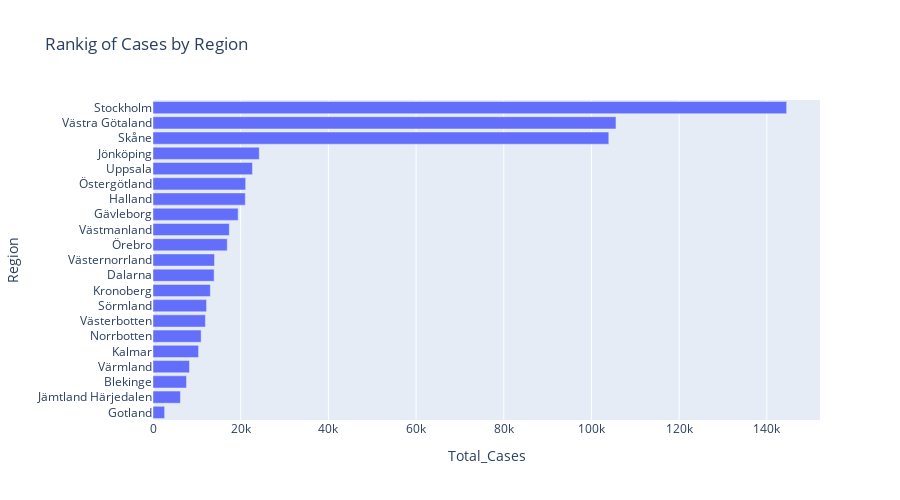
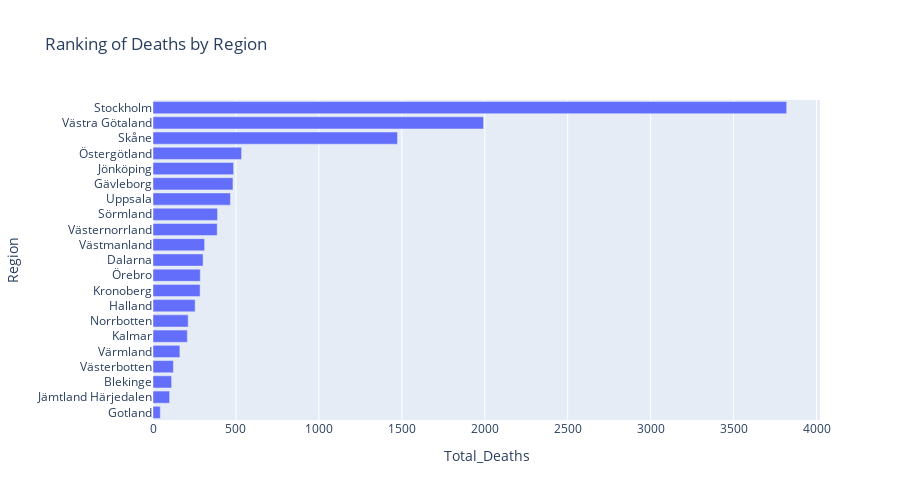
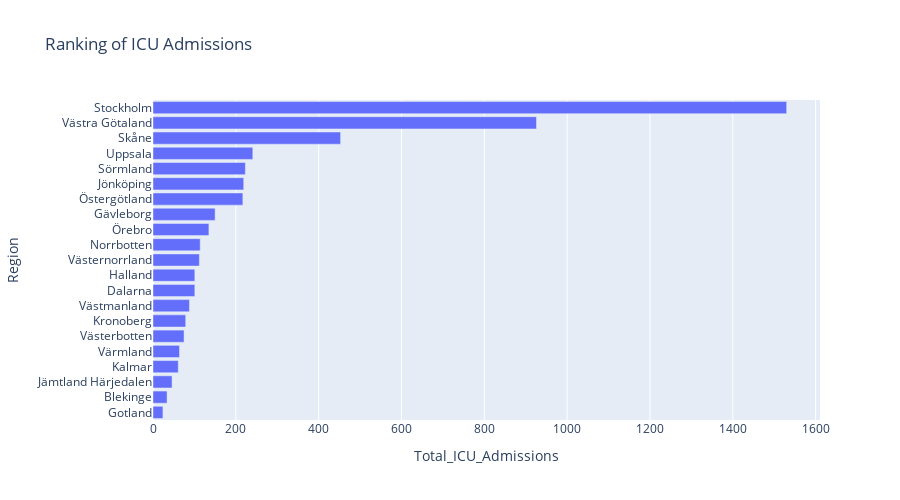

Notebook cell for these charts, in order:
### Code cell
import pandas as pd 
import plotly.express as px
import plotly.graph_objects as go

df = pd.read_csv("Regional_Totals_Data.csv") # Löser in datan 

# df.sort_values ändra datan så att det blir sorterad från högsta till lägsta värde 
deaths = df.sort_values('Total_Deaths') 
cases = df.sort_values('Total_Cases')
icu = df.sort_values('Total_ICU_Admissions')

# graferna 
fig = px.bar(deaths, x='Total_Deaths', y='Region', title="Ranking of Deaths by Region",height=500, )
barchart = px.bar(cases, x='Total_Cases', y='Region', title="Rankig of Cases by Region",height=500) 
bar = px.bar(icu, x='Total_ICU_Admissions', y='Region', title="Ranking of ICU Admissions",height=500)
barchart.show()
fig.show()
bar.show()

### Figure 1 — Plotly figure (JSON) as saved in the notebook; plotly's stock layout.template omitted (floating-point values rounded to 4 significant figures)
{"data": [{"alignmentgroup": "True", "hovertemplate": "Total_Cases=%{x}<br>Region=%{y}<extra></extra>", "legendgroup": "", "marker": {"color": "#636efa"}, "name": "", "offsetgroup": "", "orientation": "h", "showlegend": false, "textposition": "auto", "type": "bar", "x": [2650, 6249, 7646, 8320, 10391, 10977, 11957, 12214, 13080, 13942, 14034, 16934, 17408, 19426, 21052, 21135, 22684, 24236, 103958, 105596, 144522], "xaxis": "x", "y": ["Gotland", "Jämtland Härjedalen", "Blekinge", "Värmland", "Kalmar", "Norrbotten", "Västerbotten", "Sörmland", "Kronoberg", "Dalarna", "Västernorrland", "Örebro", "Västmanland", "Gävleborg", "Halland", "Östergötland", "Uppsala", "Jönköping", "Skåne", "Västra Götaland", "Stockholm"], "yaxis": "y"}], "layout": {"barmode": "relative", "height": 500, "legend": {"tracegroupgap": 0}, "title": {"text": "Rankig of Cases by Region"}, "xaxis": {"anchor": "y", "domain": [0, 1], "title": {"text": "Total_Cases"}}, "yaxis": {"anchor": "x", "domain": [0, 1], "title": {"text": "Region"}}}}

### Figure 2 — Plotly figure (JSON) as saved in the notebook; plotly's stock layout.template omitted (floating-point values rounded to 4 significant figures)
{"data": [{"alignmentgroup": "True", "hovertemplate": "Total_Deaths=%{x}<br>Region=%{y}<extra></extra>", "legendgroup": "", "marker": {"color": "#636efa"}, "name": "", "offsetgroup": "", "orientation": "h", "showlegend": false, "textposition": "auto", "type": "bar", "x": [44, 100, 112, 123, 162, 207, 212, 254, 284, 285, 302, 311, 387, 389, 467, 482, 486, 534, 1474, 1993, 3820], "xaxis": "x", "y": ["Gotland", "Jämtland Härjedalen", "Blekinge", "Västerbotten", "Värmland", "Kalmar", "Norrbotten", "Halland", "Kronoberg", "Örebro", "Dalarna", "Västmanland", "Västernorrland", "Sörmland", "Uppsala", "Gävleborg", "Jönköping", "Östergötland", "Skåne", "Västra Götaland", "Stockholm"], "yaxis": "y"}], "layout": {"barmode": "relative", "height": 500, "legend": {"tracegroupgap": 0}, "title": {"text": "Ranking of Deaths by Region"}, "xaxis": {"anchor": "y", "domain": [0, 1], "title": {"text": "Total_Deaths"}}, "yaxis": {"anchor": "x", "domain": [0, 1], "title": {"text": "Region"}}}}

### Figure 3 — Plotly figure (JSON) as saved in the notebook; plotly's stock layout.template omitted (floating-point values rounded to 4 significant figures)
{"data": [{"alignmentgroup": "True", "hovertemplate": "Total_ICU_Admissions=%{x}<br>Region=%{y}<extra></extra>", "legendgroup": "", "marker": {"color": "#636efa"}, "name": "", "offsetgroup": "", "orientation": "h", "showlegend": false, "textposition": "auto", "type": "bar", "x": [24, 34, 46, 61, 64, 75, 79, 88, 101, 101, 112, 114, 135, 150, 217, 219, 223, 241, 453, 926, 1530], "xaxis": "x", "y": ["Gotland", "Blekinge", "Jämtland Härjedalen", "Kalmar", "Värmland", "Västerbotten", "Kronoberg", "Västmanland", "Dalarna", "Halland", "Västernorrland", "Norrbotten", "Örebro", "Gävleborg", "Östergötland", "Jönköping", "Sörmland", "Uppsala", "Skåne", "Västra Götaland", "Stockholm"], "yaxis": "y"}], "layout": {"barmode": "relative", "height": 500, "legend": {"tracegroupgap": 0}, "title": {"text": "Ranking of ICU Admissions"}, "xaxis": {"anchor": "y", "domain": [0, 1], "title": {"text": "Total_ICU_Admissions"}}, "yaxis": {"anchor": "x", "domain": [0, 1], "title": {"text": "Region"}}}}
